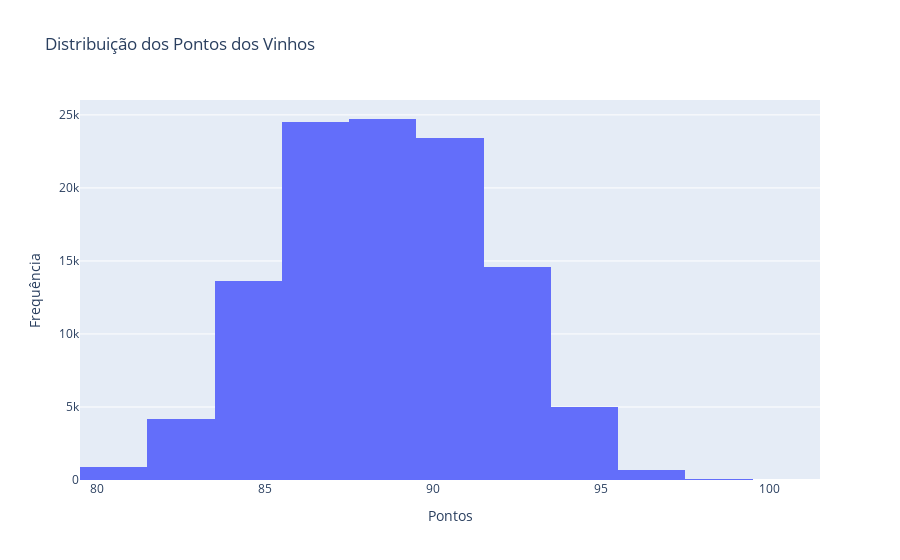

This figure's notebook cell:
### Code cell
import plotly.graph_objects as go

fig = go.Figure(data=[go.Histogram(x=filtered_df['points'], nbinsx=20)])

fig.update_layout(
    xaxis_title='Pontos',
    yaxis_title='Frequência',
    title='Distribuição dos Pontos dos Vinhos'
)

fig.show()

### Figure 1 — Plotly figure (JSON) as saved in the notebook; plotly's stock layout.template omitted (floating-point values rounded to 4 significant figures; data arrays with more than 128 entries replaced by an {"elided": "..."} marker saying what was removed)
{"data": [{"nbinsx": 20, "type": "histogram", "x": {"elided": "111797 int values"}}], "layout": {"title": {"text": "Distribuição dos Pontos dos Vinhos"}, "xaxis": {"title": {"text": "Pontos"}}, "yaxis": {"title": {"text": "Frequência"}}}}
